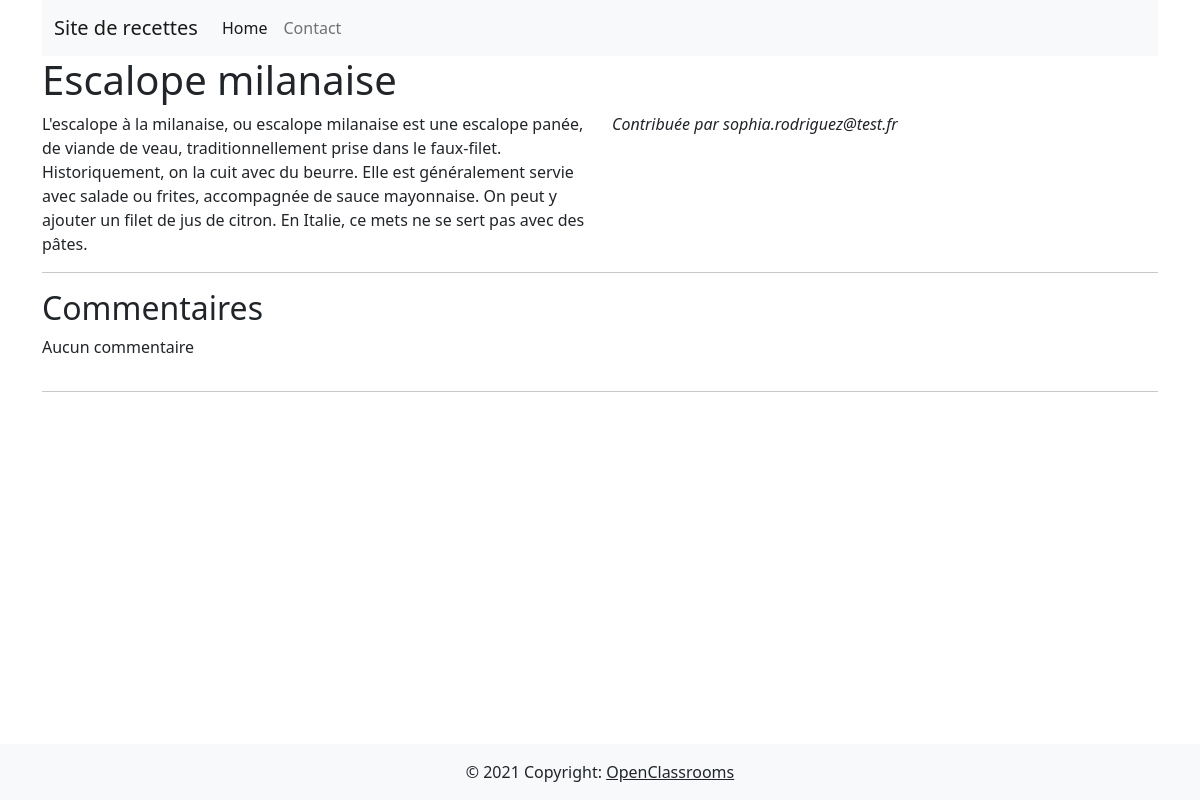
The app's page /_recipes_read.php?id=3 with its own data.
### tables this page shows
CREATE TABLE `recipes` (
  `recipe_id` int(11) NOT NULL,
  `titre` varchar(128) NOT NULL,
  `recette` text NOT NULL,
  `auteur` varchar(255) NOT NULL,
  `disponible` tinyint(1) NOT NULL
);

### _recipes_read.php (the view, shortened to what this page needs)
<?php
require_once(__DIR__ . '/sql/databaseconnect.php');
$getData = $_GET;
$retrieveRecipeWithCommentsStatement = $mysqlClient->prepare('SELECT r.*, c.comment_id, c.comment, c.user_id, u.fullname FROM recipes r
LEFT JOIN comments c on c.recipe_id = r.recipe_id
LEFT JOIN users u ON u.user_id = c.user_id
WHERE r.recipe_id = :id ');
$retrieveRecipeWithCommentsStatement->execute([
    'id' => (int)$getData['id'],
]);
$recipeWithComments = $retrieveRecipeWithCommentsStatement->fetchAll(PDO::FETCH_ASSOC);
$recette = [
    'recipe_id' => $recipeWithComments[0]['recipe_id'],
    'titre' => $recipeWithComments[0]['titre'],
    'recette' => $recipeWithComments[0]['recette'],
    'auteur' => $recipeWithComments[0]['auteur'],
    'comments' => [],
];
?>
<!DOCTYPE html>
<html>
    <head>
        <link
            href="https://cdn.jsdelivr.net/npm/bootstrap@5.0.2/dist/css/bootstrap.min.css"
            rel="stylesheet"
        >
    </head>
    <body class="d-flex flex-column min-vh-100">
        <div class="container">
            <?php require_once(__DIR__ . '/inclut/header.php'); ?>
            <h1><?php echo($recette['titre']); ?></h1>
            <div class="row">
                <article class="col">
                    <?php echo($recette['recette']); ?>
                </article>
                <aside class="col">
                    <p><i>Contribuée par <?php echo($recette['auteur']); ?></i></p>
                </aside>
            </div>
            <hr />
            <h2>Commentaires</h2>
            <?php if ($recette['comments'] !== []) { ?>
            <div class="row">
                <?php foreach ($recette['comments'] as $comment) { ?>
                    <div class="comment">
                        <p><?php echo $comment['comment']; ?></p>
                        <i><?php echo $comment['fullname']; ?></i>
                    </div>
                <?php } ?>
            </div>
            <?php } else { ?>
            <div class="row">
                <p>Aucun commentaire</p>
            </div>
            <?php } ?>
            <hr />
        </div>
        <?php require_once(__DIR__ . '/inclut/footer.php'); ?>
    </body>
</html>

### records on screen
recipes: titre "Escalope milanaise", recette "L'escalope à la milanaise, ou escalope milanaise est une escalope panée, de viande de veau, traditionnellement prise dans le faux-filet. Historiquement, on la cuit avec du beurre. Elle est généralement servie avec salade ou frites, accompagnée de sauce mayonnaise. On peut y ajouter un filet de jus de citron. En Italie, ce mets ne se sert pas avec des pâtes.", auteur "sophia.rodriguez@test.fr"
